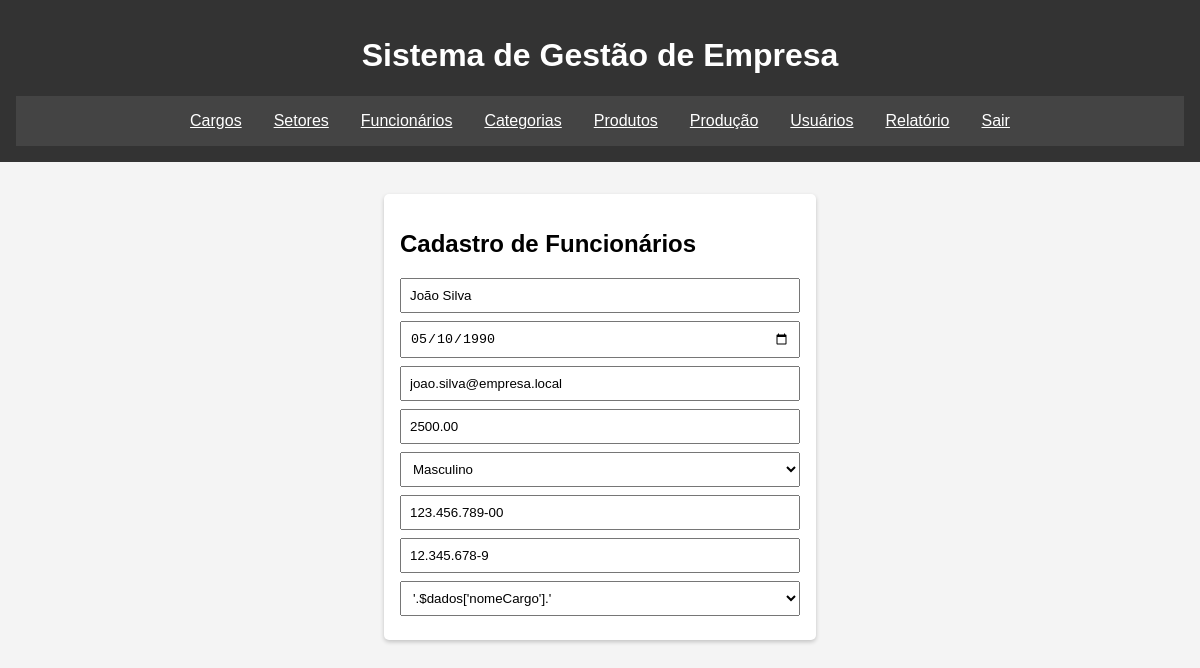
Screenshot of /CRUD/salvar-funcionarios.php?id=1 with the database file from the repository.
### tables this page shows
CREATE TABLE `funcionarios` (
  `FuncionarioID` INT NOT NULL AUTO_INCREMENT,
  `Nome` VARCHAR(200) NOT NULL,
  `DataNascimento` DATE DEFAULT NULL,
  `Email` VARCHAR(200) DEFAULT NULL,
  `Salario` DECIMAL(10,2) DEFAULT 0.00,
  `Sexo` CHAR(1) DEFAULT NULL,
  `CPF` VARCHAR(30) DEFAULT NULL,
  `RG` VARCHAR(30) DEFAULT NULL,
  `CargoID` INT DEFAULT NULL,
  `SetorID` INT DEFAULT NULL,
  PRIMARY KEY (`FuncionarioID`),
  KEY `fk_funcionarios_cargo` (`CargoID`),
  KEY `fk_funcionarios_setor` (`SetorID`),
  CONSTRAINT `fk_funcionarios_cargo` FOREIGN KEY (`CargoID`) REFERENCES `cargos` (`CargoID`) ON DELETE SET NULL ON UPDATE CASCADE,
  CONSTRAINT `fk_funcionarios_setor` FOREIGN KEY (`SetorID`) REFERENCES `setor` (`SetorID`) ON DELETE SET NULL ON UPDATE CASCADE
);

### CRUD/salvar-funcionarios.php (the view, shortened to what this page needs)
<?php
include_once './include/conexao.php';
include_once './include/header.php';
$nome = '';
$salario = '';
$cpf = '';
$rg = '';
$email = '';
$dataNascimento = '';
$sexo = '';
if( isset($_GET['id']) ){
  $sql = 'SELECT FuncionarioID ,f.Nome AS nomeFunc, DataNascimento, Email, Salario, Sexo, CPF, RG, s.Nome As nomeSetor, c.Nome AS nomeCargo FROM funcionarios AS f
          INNER JOIN cargos AS c ON f.CargoID = c.CargoID
          INNER JOIN setor AS s ON f.SetorID = s.SetorID
          ORDER BY FuncionarioID ASC;';
  $resultado = mysqli_query($conexao, $sql);
  $row = mysqli_fetch_assoc($resultado);
  $nome = $row['nomeFunc'];
  $salario = $row['Salario'];
  $cpf = $row['CPF'];
  $rg = $row['RG'];
  $email = $row['Email'];
  $dataNascimento = $row['DataNascimento'];
  $sexo = $row['Sexo'];
}
?>
  <main>
    <div id="funcionarios" class="tela">
    <form class="crud-form">
          <h2>Cadastro de Funcionários</h2>
          <input type="text" placeholder="Nome" value="<?php echo $nome ?>">
          <input type="date" placeholder="Data de Nascimento" value="<?php echo $dataNascimento?>">
          <input type="email" placeholder="Email" value="<?php echo $email?>">
          <input type="number" placeholder="Salário" value="<?php echo $salario?>">
          <select>
            <?php
            echo'
           <option value="'.$sexo.'">'.(($sexo == 'M') ? 'Masculino' : 'Feminino').'</option>
           <option value=" ">Sexo</option>
           <option value="'.(($sexo != 'M') ? 'M' : 'F').'">'.(($sexo != 'M') ? 'Masculino' : 'Feminino').'</option>
           ';?>
          </select>
          <input type="text" placeholder="CPF" value="<?php echo $cpf?>">
          <input type="text" placeholder="RG" value="<?php echo $rg?>">
          <select>
            <option value="'.$dados['FunCID'].'">'.$dados['nomeCargo'].'</option>';
      </div>
  </main>
  <?php
  include_once './include/footer.php';
  ?>

### CRUD/assets/style.css (style rules this page uses)
body { font-family: Arial, sans-serif; background-color: #f4f4f4; margin: 0; padding: 0; }
.tela { padding: 2rem; }
.login-form, .crud-form { background-color: white; padding: 1rem; border-radius: 5px; max-width: 400px; margin: auto; box-shadow: 0 2px 4px rgba(0,0,0,0.2); }
input, textarea { display: block; width: 95%; margin: 0.5rem 0; padding: 0.5rem; }
button,select { display: block; width: 100%; margin: 0.5rem 0; padding: 0.5rem; }

### rows the page displays
funcionarios: Nome "João Silva", DataNascimento "05/10/1990", Email "joao.silva@empresa.local", Salario "2500.00", Sexo "Masculino", CPF "123.456.789-00", RG "12.345.678-9"
